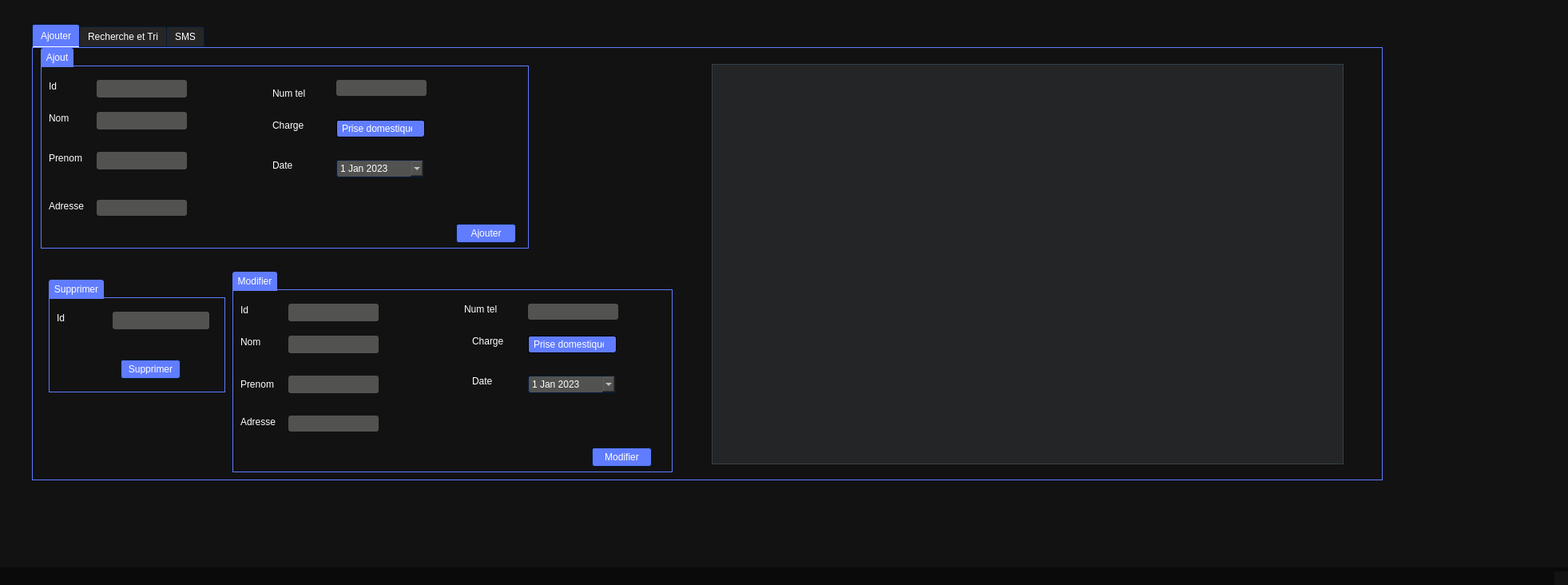
<?xml version="1.0" encoding="UTF-8"?>
<ui version="4.0">
 <class>MainWindow</class>
 <widget class="QMainWindow" name="MainWindow">
  <property name="geometry">
   <rect>
    <x>0</x>
    <y>0</y>
    <width>1963</width>
    <height>732</height>
   </rect>
  </property>
  <property name="windowTitle">
   <string>MainWindow</string>
  </property>
  <property name="styleSheet">
   <string notr="true">/*-----QWidget-----*/
QWidget
{
	background-color: #121212;
	color: #ffffff;
	border-color: #051a39;

}


/*-----QLabel-----*/
QLabel
{
	background-color: transparent;
	color: #ffffff;

}


QLabel::disabled
{
	background-color: transparent;
	color: #656565;

}


/*-----QMenuBar-----*/
QMenuBar
{
	background-color: #0a0a0a;
	color: #ffffff;
	border-color: #051a39;

}


QMenuBar::disabled
{
	background-color: #404040;
	color: #656565;
	border-color: #051a39;

}


QMenuBar::item
{
    background-color: transparent;

}


QMenuBar::item:selected
{
    background-color: #607cff;
    border: 1px solid #41cd52;

}


QMenuBar::item:pressed
{
    background-color: #4969ff;
    border: 1px solid #000;
    margin-bottom: -1px;
    padding-bottom: 1px;

}


/*-----QMenu-----*/
QMenu
{
    background-color: #121212;
    border: 1px solid;
    color: #ffffff;

}


QMenu::separator
{
    height: 1px;
    background-color: #6d8eff;
    color: #ffffff;
    padding-left: 4px;
    margin-left: 10px;
    margin-right: 5px;

}


QMenu::item
{
    min-width : 150px;
    padding: 3px 20px 3px 20px;

}


QMenu::item:selected
{
    background-color: #4969ff;
    color: #ffffff;

}


QMenu::item:disabled
{
    color: #262626;
}


/*-----QToolTip-----*/
QToolTip
{
	border : 1px solid #000000;
	background-color: #26264f;
	color: #ffffff;
	border-color: #051a39;

}


/*-----QPushButton-----*/
QPushButton
{
	background-color: #607cff;
	color: #ffffff;
	border-style: solid;
	border-width: 1px;
	border-radius: 3px;
	border-color: #051a39;
	padding: 5px;

}


QPushButton::disabled
{
	background-color: #404040;
	color: #656565;
	border-color: #051a39;

}


QPushButton::hover
{
	background-color: #8399ff;
	color: #ffffff;
	border-style: solid;
	border-width: 1px;
	border-radius: 3px;
	border-color: #051a39;
	padding: 5px;

}


QPushButton::pressed
{
	background-color: #4969ff;
	color: #ffffff;
	border-style: solid;
	border-width: 1px;
	border-radius: 3px;
	border-color: #051a39;
	padding: 5px;

}


/*-----QToolButton-----*/
QToolButton
{
	background-color: #607cff;
	color: #ffffff;
	border-width: 1px;
	border-radius: 3px;
	border-color: #051a39;
	padding: 3px;

}


QToolButton::disabled
{
	background-color: #404040;
	color: #656565;
	border-color: #051a39;

}


QToolButton::hover
{
	background-color: #8399ff;
	color: #ffffff;
	border-width: 1px;
	border-radius: 3px;
	border-color: #051a39;
	padding: 3px;

}


QToolButton::pressed
{
	background-color: #4969ff;
	color: #ffffff;
	border-width: 1px;
	border-radius: 3px;
	border-color: #051a39;
	padding: 3px;

}


/*-----QComboBox-----*/
QComboBox
{
    background-color: #607cff;
    border: 1px solid;
    border-radius: 3px;
    padding-left: 6px;
    color: #ffffff;
    height: 20px;

}


QComboBox::disabled
{
	background-color: #404040;
	color: #656565;
	border-color: #051a39;

}


QComboBox:hover
{
    background-color: #8399ff;

}


QComboBox:on
{
    background-color: #4969ff;

}


QComboBox QAbstractItemView
{
    background-color: #383838;
    color: #ffffff;
    border: 1px solid black;
    selection-background-color: #4969ff;
    selection-color: #ffffff;
    outline: 0;

}


QComboBox::drop-down
{
    subcontrol-origin: padding;
    subcontrol-position: top right;
    width: 15px;
    border-left-width: 0px;
    border-left-color: darkgray;
    border-left-style: solid; 
    border-top-right-radius: 3px; 
    border-bottom-right-radius: 3px;

}


QComboBox::down-arrow
{
    image: url(://arrow-down.png);
    width: 8px;
    height: 8px;
}


/*-----QSpinBox &amp; QDoubleSpinBox &amp; QDateTimeEdit-----*/
QSpinBox, 
QDoubleSpinBox,
QDateTimeEdit
{
	background-color: #525251;
	color: #ffffff;
	border: 1px solid #051a39;
	border-radius: 3px;
	padding : 2px;

}


QSpinBox::disabled, 
QDoubleSpinBox::disabled,
QDateTimeEdit::disabled
{
	background-color: #404040;
	color: #656565;
	border-color: #051a39;

}


QSpinBox:hover, 
QDoubleSpinBox::hover,
QDateTimeEdit::hover
{
    background-color: #626262;
    border: 1px solid #607cff;
    color:  #fff;
    padding: 2px

}


QSpinBox::up-button, QSpinBox::down-button,
QDoubleSpinBox::up-button, QDoubleSpinBox::down-button,
QDateTimeEdit::up-button, QDateTimeEdit::down-button
{
    background-color: #607cff;
	border-radius: 2px;

}


QSpinBox::disabled, 
QDoubleSpinBox::disabled,
QDateTimeEdit::disabled
{
	background-color: #404040;
	color: #656565;
	border-color: #051a39;

}


QSpinBox::up-button:hover, QSpinBox::down-button:hover,
QDoubleSpinBox::up-button:hover, QDoubleSpinBox::down-button:hover,
QDateTimeEdit::up-button:hover, QDateTimeEdit::down-button:hover
{
    background-color: #8399ff;
    border: 1px solid #8399ff;

}


QSpinBox::up-button:disabled, QSpinBox::down-button:disabled,
QDoubleSpinBox::up-button:disabled, QDoubleSpinBox::down-button:disabled,
QDateTimeEdit::up-button:disabled, QDateTimeEdit::down-button:disabled
{
	background-color: #404040;
	color: #656565;
	border-color: #051a39;

}


QSpinBox::up-button:pressed, QSpinBox::down-button:pressed,
QDoubleSpinBox::up-button:pressed, QDoubleSpinBox::down-button::pressed,
QDateTimeEdit::up-button:pressed, QDateTimeEdit::down-button::pressed
{
    background-color: #4969ff;
    border: 1px solid #4969ff;

}


QSpinBox::down-arrow,
QDoubleSpinBox::down-arrow,
QDateTimeEdit::down-arrow
{
    image: url(://arrow-down.png);
    width: 7px;

}


QSpinBox::up-arrow,
QDoubleSpinBox::up-arrow,
QDateTimeEdit::up-arrow
{
    image: url(://arrow-up.png);
    width: 7px;

}


/*-----QLineEdit-----*/
QLineEdit
{
	background-color: #525251;
	color: #ffffff;
	border-width: 1px;
	border-radius: 3px;
	border-color: #051a39;
	padding: 2px;

}


QLineEdit::disabled
{
	background-color: #404040;
	color: #656565;
	border-width: 1px;
	border-radius: 3px;
	border-color: #051a39;
	padding: 2px;

}


/*-----QTextEdit-----*/
QTextEdit
{
	background-color: #ffffff;
	color: #010201;
	border-color: #051a39;

}


QTextEdit::disabled
{
	background-color: #404040;
	color: #656565;
	border-color: #051a39;

}


/*-----QGroupBox-----*/
QGroupBox 
{
    border: 1px solid;
    border-color: #607cff;
    margin-top: 22px;

}


QGroupBox::title  
{
    background-color: #607cff;
    color: #ffffff;
    subcontrol-origin: margin;
    subcontrol-position: top left;
    padding: 5px;
	border-top-left-radius: 3px;
	border-top-right-radius: 3px;

}


QGroupBox::title::disabled
{
	background-color: #404040;
	color: #656565;
    subcontrol-origin: margin;
    subcontrol-position: top left;
    padding: 5px;
	border-top-left-radius: 3px;
	border-top-right-radius: 3px;

}


/*-----QCheckBox-----*/
QCheckBox::indicator
{
    color: #b1b1b1;
    background-color: #323232;
    border: 1px solid #b1b1b1;
    width: 12px;
    height: 12px;

}


QCheckBox::indicator:checked
{
    image:url(://checkbox.png);
    border: 1px solid #607cff;

}


QCheckBox::indicator:unchecked:hover
{
    border: 1px solid #607cff;

}


QCheckBox::disabled
{
	color: #656565;

}


QCheckBox::indicator:disabled
{
	background-color: #656565;
	color: #656565;
    border: 1px solid #656565;

}


/*-----QRadioButton-----*/
QRadioButton::indicator::unchecked
{ 
	border: 2px inset gray; 
	border-radius: 5px; 
	background-color:  #fff;
	width: 9px; 
	height: 9px; 

}


QRadioButton::indicator::unchecked:hover
{ 
	border: 2px solid #607cff; 
	border-radius: 5px; 
	background-color:  #fff;
	width: 9px; 
	height: 9px; 

}


QRadioButton::indicator::checked
{ 
	border: 2px inset darkgray; 
	border-radius: 5px; 
	background-color: #4969ff; 
	width: 9px; 
	height: 9px; 

}


QRadioButton::disabled
{
	color: #656565;

}


QRadioButton::indicator:disabled
{
	background-color: #656565;
	color: #656565;
    border: 2px solid #656565;

}


/*-----QTableView &amp; QTableWidget-----*/
QTableView
{
    background-color: #242526;
    border: 1px solid #32414B;
    color: #f0f0f0;
    gridline-color: #8faaff;
    outline : 0;

}


QTableView::disabled
{
    background-color: #242526;
    border: 1px solid #32414B;
    color: #656565;
    gridline-color: #656565;
    outline : 0;

}


QTableView::item:hover 
{
    background-color: #26264f;
    color: #f0f0f0;

}


QTableView::item:selected 
{
    background-color: #1a1b1c;
    border: 2px solid #4969ff;
    color: #F0F0F0;

}


QTableView::item:selected:disabled
{
    background-color: #1a1b1c;
    border: 2px solid #525251;
    color: #656565;

}


QTableCornerButton::section
{
    background-color: #505050;
    color: #fff;

}


QHeaderView::section
{
    background-color: #525251;
    color: #fff;
    text-align: left;
	padding: 4px;
	
}


QHeaderView::section:disabled
{
    background-color: #525251;
    color: #656565;

}


QHeaderView::section:checked
{
    color: #fff;
    background-color: #4969ff;

}


QHeaderView::section:checked:disabled
{
    color: #656565;
    background-color: #525251;

}


QHeaderView::section::vertical::first,
QHeaderView::section::vertical::only-one
{
    border-top: 1px solid #353635;

}


QHeaderView::section::vertical
{
    border-top: 1px solid #353635;

}


QHeaderView::section::horizontal::first,
QHeaderView::section::horizontal::only-one
{
    border-left: 1px solid #353635;

}


QHeaderView::section::horizontal
{
    border-left: 1px solid #353635;

}


/*-----QTabWidget-----*/
QTabBar::tab
{
	background-color: #262626;
	color: #ffffff;
	border-style: solid;
	border-width: 1px;
	border-top-left-radius: 3px;
	border-top-right-radius: 3px;
	border-color: #051a39;
	padding: 5px;

}


QTabBar::tab:disabled
{
	background-color: #656565;
	color: #656565;

}


QTabWidget::pane 
{
	background-color: #262626;
	color: #ffffff;
    border: 1px solid;
    border-color: #607cff;

}


QTabBar::tab:selected
{
    background-color: #607cff;
	color: #ffffff;
	border-style: solid;
	border-width: 1px;
	border-top-left-radius: 3px;
	border-top-right-radius: 3px;
	border-color: #051a39;
	padding: 5px;

}


QTabBar::tab:selected:disabled
{
	background-color: #404040;
	color: #656565;

}


QTabBar::tab:!selected 
{
    background-color: #262626;

}


QTabBar::tab:!selected:hover 
{
    background-color: #8399ff;

}


QTabBar::tab:top:!selected 
{
    margin-top: 3px;

}


QTabBar::tab:bottom:!selected 
{
    margin-bottom: 3px;

}


QTabBar::tab:top, QTabBar::tab:bottom 
{
    min-width: 8ex;
    margin-right: -1px;
    padding: 5px 10px 5px 10px;

}


QTabBar::tab:top:selected 
{
    border-bottom-color: none;

}


QTabBar::tab:bottom:selected 
{
    border-top-color: none;

}


QTabBar::tab:top:last, QTabBar::tab:bottom:last,
QTabBar::tab:top:only-one, QTabBar::tab:bottom:only-one 
{
    margin-right: 0;

}


QTabBar::tab:left:!selected 
{
    margin-right: 3px;

}


QTabBar::tab:right:!selected
{
    margin-left: 3px;

}


QTabBar::tab:left, QTabBar::tab:right 
{
    min-height: 8ex;
    margin-bottom: -1px;
    padding: 10px 5px 10px 5px;

}


QTabBar::tab:left:selected 
{
    border-left-color: none;

}


QTabBar::tab:right:selected 
{
    border-right-color: none;

}


QTabBar::tab:left:last, QTabBar::tab:right:last,
QTabBar::tab:left:only-one, QTabBar::tab:right:only-one 
{
    margin-bottom: 0;

}


/*-----QSlider-----*/
QSlider::groove:horizontal 
{
	background-color: transparent;
	height: 5px;

}


QSlider::sub-page:horizontal 
{
	background-color: #607cff;

}


QSlider::add-page:horizontal 
{
	background-color: #666765;

}


QSlider::handle:horizontal 
{
	background-color: #607cff;
	width: 14px;
	margin-top: -6px;
	margin-bottom: -6px;
	border-radius: 3px;

}


QSlider::handle:horizontal:hover 
{
	background-color: #607cff;
	border-radius: 3px;

}


QSlider::sub-page:horizontal:disabled 
{
	background-color: #bbb;
	border-color: #999;

}


QSlider::add-page:horizontal:disabled 
{
	background-color: #eee;
	border-color: #999;

}


QSlider::handle:horizontal:disabled 
{
	background-color: #eee;
	border: 1px solid #aaa;
	border-radius: 3px;

}


QSlider::groove:vertical 
{
	background-color: transparent;
	width: 5px;

}


QSlider::sub-page:vertical 
{
	background-color: #607cff;

}


QSlider::add-page:vertical 
{
	background-color: #666765;

}


QSlider::handle:vertical 
{
	background-color: #607cff;
	height: 14px;
	margin-left: -6px;
	margin-right: -6px;
	border-radius: 3px;

}


QSlider::handle:vertical:hover 
{
	background-color: #607cff;
	border-radius: 3px;

}


QSlider::sub-page:vertical:disabled 
{
	background-color: #bbb;
	border-color: #999;

}


QSlider::add-page:vertical:disabled 
{
	background-color: #eee;
	border-color: #999;

}


QSlider::handle:vertical:disabled 
{
	background-color: #eee;
	border: 1px solid #aaa;
	border-radius: 3px;

}


/*-----QDial-----*/
QDial
{
	background-color: #607cff;

}


QDial::disabled
{
	background-color: #404040;

}


/*-----QScrollBar-----*/
QScrollBar:horizontal
{
    border: 1px solid #222222;
    background-color: #3d3d3d;
    height: 13px;
    margin: 0px 16px 0 16px;

}


QScrollBar::handle:horizontal
{
    background: #607cff;
    min-height: 20px;

}


QScrollBar::add-line:horizontal
{
    border: 1px solid #1b1b19;
    background-color: #607cff;
    width: 14px;
    subcontrol-position: right;
    subcontrol-origin: margin;

}


QScrollBar::sub-line:horizontal
{
    border: 1px solid #1b1b19;
    background-color: #607cff;
    width: 14px;
    subcontrol-position: left;
    subcontrol-origin: margin;

}


QScrollBar::right-arrow:horizontal
{
    image: url(://arrow-right.png);
    width: 6px;
    height: 6px;

}


QScrollBar::left-arrow:horizontal
{
    image: url(://arrow-left.png);
    width: 6px;
    height: 6px;

}


QScrollBar::add-page:horizontal, QScrollBar::sub-page:horizontal
{
    background: none;

}


QScrollBar:vertical
{
    background-color: #3d3d3d;
    width: 13px;
    margin: 16px 0 16px 0;
    border: 1px solid #222222;

}


QScrollBar::handle:vertical
{
    background-color: #607cff;
    min-height: 20px;

}


QScrollBar::add-line:vertical
{
    border: 1px solid #1b1b19;
    background-color: #607cff;
    height: 14px;
    subcontrol-position: bottom;
    subcontrol-origin: margin;

}


QScrollBar::sub-line:vertical
{
    border: 1px solid #1b1b19;
    background-color: #607cff;
    height: 14px;
    subcontrol-position: top;
    subcontrol-origin: margin;

}


QScrollBar::up-arrow:vertical
{
    image: url(://arrow-up.png);
    width: 6px;
    height: 6px;

}


QScrollBar::down-arrow:vertical
{
    image: url(://arrow-down.png);
    width: 6px;
    height: 6px;

}


QScrollBar::add-page:vertical, QScrollBar::sub-page:vertical
{
    background: none;

}


/*-----QProgressBar-----*/
QProgressBar
{
	background-color: #383838;
	color: #ffffff;
	border: 1px solid #607cff;
	border-radius: 3px;
	text-align: center;

}


QProgressBar::chunk {
	background-color: #607cff;
	color: #fff;

}


QProgressBar::chunk:disabled {
	background-color: #656565;
	border: 1px solid #aaa;
	color: #656565;
}


/*-----QStatusBar-----*/
QStatusBar
{
	background-color: #0a0a0a;
	color: #ffffff;
	border-color: #051a39;

}


</string>
  </property>
  <widget class="QWidget" name="centralwidget">
   <widget class="QTabWidget" name="tabWidget">
    <property name="geometry">
     <rect>
      <x>40</x>
      <y>30</y>
      <width>1691</width>
      <height>571</height>
     </rect>
    </property>
    <property name="currentIndex">
     <number>0</number>
    </property>
    <widget class="QWidget" name="Ajouter">
     <attribute name="title">
      <string>Ajouter</string>
     </attribute>
     <widget class="QGroupBox" name="groupBox">
      <property name="geometry">
       <rect>
        <x>10</x>
        <y>0</y>
        <width>611</width>
        <height>251</height>
       </rect>
      </property>
      <property name="title">
       <string>Ajout</string>
      </property>
      <widget class="QLabel" name="label">
       <property name="geometry">
        <rect>
         <x>10</x>
         <y>40</y>
         <width>56</width>
         <height>16</height>
        </rect>
       </property>
       <property name="text">
        <string>Id</string>
       </property>
      </widget>
      <widget class="QLabel" name="label_2">
       <property name="geometry">
        <rect>
         <x>10</x>
         <y>80</y>
         <width>56</width>
         <height>16</height>
        </rect>
       </property>
       <property name="text">
        <string>Nom</string>
       </property>
      </widget>
      <widget class="QLabel" name="label_3">
       <property name="geometry">
        <rect>
         <x>10</x>
         <y>130</y>
         <width>56</width>
         <height>16</height>
        </rect>
       </property>
       <property name="text">
        <string>Prenom</string>
       </property>
      </widget>
      <widget class="QLineEdit" name="le_id">
       <property name="geometry">
        <rect>
         <x>70</x>
         <y>40</y>
         <width>113</width>
         <height>22</height>
        </rect>
       </property>
      </widget>
      <widget class="QLineEdit" name="le_nom">
       <property name="geometry">
        <rect>
         <x>70</x>
         <y>80</y>
         <width>113</width>
         <height>22</height>
        </rect>
       </property>
      </widget>
      <widget class="QLineEdit" name="le_prenom">
       <property name="geometry">
        <rect>
         <x>70</x>
         <y>130</y>
         <width>113</width>
         <height>22</height>
        </rect>
       </property>
      </widget>
      <widget class="QPushButton" name="pb_ajouter">
       <property name="geometry">
        <rect>
         <x>520</x>
         <y>220</y>
         <width>75</width>
         <height>24</height>
        </rect>
       </property>
       <property name="text">
        <string>Ajouter</string>
       </property>
      </widget>
      <widget class="QLabel" name="label_8">
       <property name="geometry">
        <rect>
         <x>10</x>
         <y>190</y>
         <width>56</width>
         <height>16</height>
        </rect>
       </property>
       <property name="text">
        <string>Adresse</string>
       </property>
      </widget>
      <widget class="QLineEdit" name="le_adresse">
       <property name="geometry">
        <rect>
         <x>70</x>
         <y>190</y>
         <width>113</width>
         <height>20</height>
        </rect>
       </property>
      </widget>
      <widget class="QLineEdit" name="le_num">
       <property name="geometry">
        <rect>
         <x>370</x>
         <y>40</y>
         <width>113</width>
         <height>20</height>
        </rect>
       </property>
      </widget>
      <widget class="QLabel" name="label_10">
       <property name="geometry">
        <rect>
         <x>290</x>
         <y>50</y>
         <width>47</width>
         <height>14</height>
        </rect>
       </property>
       <property name="text">
        <string>Num tel</string>
       </property>
      </widget>
      <widget class="QLabel" name="label_11">
       <property name="geometry">
        <rect>
         <x>290</x>
         <y>90</y>
         <width>47</width>
         <height>14</height>
        </rect>
       </property>
       <property name="text">
        <string>Charge</string>
       </property>
      </widget>
      <widget class="QLabel" name="label_16">
       <property name="geometry">
        <rect>
         <x>290</x>
         <y>140</y>
         <width>47</width>
         <height>14</height>
        </rect>
       </property>
       <property name="text">
        <string>Date</string>
       </property>
      </widget>
      <widget class="QDateEdit" name="le_date">
       <property name="geometry">
        <rect>
         <x>370</x>
         <y>140</y>
         <width>110</width>
         <height>22</height>
        </rect>
       </property>
       <property name="currentSection">
        <enum>QDateTimeEdit::DaySection</enum>
       </property>
       <property name="calendarPopup">
        <bool>true</bool>
       </property>
       <property name="date">
        <date>
         <year>2023</year>
         <month>1</month>
         <day>1</day>
        </date>
       </property>
      </widget>
      <widget class="QComboBox" name="le_charge">
       <property name="geometry">
        <rect>
         <x>370</x>
         <y>90</y>
         <width>111</width>
         <height>22</height>
        </rect>
       </property>
       <item>
        <property name="text">
         <string>Prise domestique</string>
        </property>
       </item>
       <item>
        <property name="text">
         <string>Prise type 2</string>
        </property>
       </item>
       <item>
        <property name="text">
         <string>Prise type 3</string>
        </property>
       </item>
       <item>
        <property name="text">
         <string>Prise combo</string>
        </property>
       </item>
       <item>
        <property name="text">
         <string>Prise CHAdeMO</string>
        </property>
       </item>
      </widget>
     </widget>
     <widget class="QTableView" name="tab_client">
      <property name="geometry">
       <rect>
        <x>850</x>
        <y>20</y>
        <width>791</width>
        <height>501</height>
       </rect>
      </property>
     </widget>
     <widget class="QGroupBox" name="groupBox_2">
      <property name="geometry">
       <rect>
        <x>20</x>
        <y>290</y>
        <width>221</width>
        <height>141</height>
       </rect>
      </property>
      <property name="title">
       <string>Supprimer</string>
      </property>
      <widget class="QLabel" name="label_5">
       <property name="geometry">
        <rect>
         <x>10</x>
         <y>40</y>
         <width>56</width>
         <height>16</height>
        </rect>
       </property>
       <property name="text">
        <string>Id</string>
       </property>
      </widget>
      <widget class="QLineEdit" name="le_id_supp">
       <property name="geometry">
        <rect>
         <x>80</x>
         <y>40</y>
         <width>121</width>
         <height>22</height>
        </rect>
       </property>
      </widget>
      <widget class="QPushButton" name="pb_supprimer">
       <property name="geometry">
        <rect>
         <x>90</x>
         <y>100</y>
         <width>75</width>
         <height>24</height>
        </rect>
       </property>
       <property name="text">
        <string>Supprimer</string>
       </property>
      </widget>
     </widget>
     <widget class="QGroupBox" name="groupBox_4">
      <property name="geometry">
       <rect>
        <x>250</x>
        <y>280</y>
        <width>551</width>
        <height>251</height>
       </rect>
      </property>
      <property name="title">
       <string>Modifier</string>
      </property>
      <widget class="QLabel" name="label_4">
       <property name="geometry">
        <rect>
         <x>10</x>
         <y>40</y>
         <width>56</width>
         <height>16</height>
        </rect>
       </property>
       <property name="text">
        <string>Id</string>
       </property>
      </widget>
      <widget class="QLabel" name="label_6">
       <property name="geometry">
        <rect>
         <x>10</x>
         <y>80</y>
         <width>56</width>
         <height>16</height>
        </rect>
       </property>
       <property name="text">
        <string>Nom</string>
       </property>
      </widget>
      <widget class="QLabel" name="label_7">
       <property name="geometry">
        <rect>
         <x>10</x>
         <y>130</y>
         <width>51</width>
         <height>21</height>
        </rect>
       </property>
       <property name="text">
        <string>Prenom</string>
       </property>
      </widget>
      <widget class="QLineEdit" name="le_id_modifier">
       <property name="geometry">
        <rect>
         <x>70</x>
         <y>40</y>
         <width>113</width>
         <height>22</height>
        </rect>
       </property>
      </widget>
      <widget class="QLineEdit" name="le_nom_modifier">
       <property name="geometry">
        <rect>
         <x>70</x>
         <y>80</y>
         <width>113</width>
         <height>22</height>
        </rect>
       </property>
      </widget>
      <widget class="QLineEdit" name="le_prenom_modifier">
       <property name="geometry">
        <rect>
         <x>70</x>
         <y>130</y>
         <width>113</width>
         <height>22</height>
        </rect>
       </property>
      </widget>
      <widget class="QPushButton" name="pb_modifier">
       <property name="geometry">
        <rect>
         <x>450</x>
         <y>220</y>
         <width>75</width>
         <height>24</height>
        </rect>
       </property>
       <property name="text">
        <string>Modifier</string>
       </property>
      </widget>
      <widget class="QLabel" name="label_9">
       <property name="geometry">
        <rect>
         <x>10</x>
         <y>180</y>
         <width>56</width>
         <height>16</height>
        </rect>
       </property>
       <property name="text">
        <string>Adresse</string>
       </property>
      </widget>
      <widget class="QLineEdit" name="le_adresse_modifier">
       <property name="geometry">
        <rect>
         <x>70</x>
         <y>180</y>
         <width>113</width>
         <height>20</height>
        </rect>
       </property>
      </widget>
      <widget class="QLineEdit" name="le_num_modifier">
       <property name="geometry">
        <rect>
         <x>370</x>
         <y>40</y>
         <width>113</width>
         <height>20</height>
        </rect>
       </property>
      </widget>
      <widget class="QDateEdit" name="le_date_modifier">
       <property name="geometry">
        <rect>
         <x>370</x>
         <y>130</y>
         <width>110</width>
         <height>22</height>
        </rect>
       </property>
       <property name="currentSection">
        <enum>QDateTimeEdit::DaySection</enum>
       </property>
       <property name="calendarPopup">
        <bool>true</bool>
       </property>
       <property name="date">
        <date>
         <year>2023</year>
         <month>1</month>
         <day>1</day>
        </date>
       </property>
      </widget>
      <widget class="QLabel" name="label_12">
       <property name="geometry">
        <rect>
         <x>290</x>
         <y>40</y>
         <width>47</width>
         <height>14</height>
        </rect>
       </property>
       <property name="text">
        <string>Num tel</string>
       </property>
      </widget>
      <widget class="QLabel" name="label_17">
       <property name="geometry">
        <rect>
         <x>300</x>
         <y>80</y>
         <width>47</width>
         <height>14</height>
        </rect>
       </property>
       <property name="text">
        <string>Charge</string>
       </property>
      </widget>
      <widget class="QLabel" name="label_18">
       <property name="geometry">
        <rect>
         <x>300</x>
         <y>130</y>
         <width>47</width>
         <height>14</height>
        </rect>
       </property>
       <property name="text">
        <string>Date</string>
       </property>
      </widget>
      <widget class="QComboBox" name="le_charge_modifier">
       <property name="geometry">
        <rect>
         <x>370</x>
         <y>80</y>
         <width>111</width>
         <height>22</height>
        </rect>
       </property>
       <item>
        <property name="text">
         <string>Prise domestique</string>
        </property>
       </item>
       <item>
        <property name="text">
         <string>Prise type 2</string>
        </property>
       </item>
       <item>
        <property name="text">
         <string>Prise type 3</string>
        </property>
       </item>
       <item>
        <property name="text">
         <string>Prise combo</string>
        </property>
       </item>
       <item>
        <property name="text">
         <string>Prise CHAdeMO</string>
        </property>
       </item>
      </widget>
     </widget>
    </widget>
    <widget class="QWidget" name="rechercheettri">
     <attribute name="title">
      <string>Recherche et Tri</string>
     </attribute>
     <widget class="QTableView" name="tab_tri">
      <property name="geometry">
       <rect>
        <x>70</x>
        <y>330</y>
        <width>631</width>
        <height>171</height>
       </rect>
      </property>
     </widget>
     <widget class="QGroupBox" name="groupBox_5">
      <property name="geometry">
       <rect>
        <x>70</x>
        <y>160</y>
        <width>171</width>
        <height>131</height>
       </rect>
      </property>
      <property name="title">
       <string>Tri</string>
      </property>
      <widget class="QRadioButton" name="tri_id">
       <property name="geometry">
        <rect>
         <x>20</x>
         <y>40</y>
         <width>93</width>
         <height>20</height>
        </rect>
       </property>
       <property name="text">
        <string>Tri ID</string>
       </property>
      </widget>
      <widget class="QRadioButton" name="tri_nom">
       <property name="geometry">
        <rect>
         <x>20</x>
         <y>70</y>
         <width>93</width>
         <height>20</height>
        </rect>
       </property>
       <property name="text">
        <string>Tri Nom</string>
       </property>
      </widget>
      <widget class="QRadioButton" name="tri_date">
       <property name="geometry">
        <rect>
         <x>20</x>
         <y>100</y>
         <width>93</width>
         <height>20</height>
        </rect>
       </property>
       <property name="text">
        <string>Tri Date</string>
       </property>
      </widget>
     </widget>
    </widget>
    <widget class="QWidget" name="sms">
     <attribute name="title">
      <string>SMS</string>
     </attribute>
     <widget class="QGroupBox" name="groupBox_3">
      <property name="geometry">
       <rect>
        <x>20</x>
        <y>20</y>
        <width>341</width>
        <height>371</height>
       </rect>
      </property>
      <property name="title">
       <string>GroupBox</string>
      </property>
      <widget class="QLabel" name="label_13">
       <property name="geometry">
        <rect>
         <x>10</x>
         <y>30</y>
         <width>56</width>
         <height>16</height>
        </rect>
       </property>
       <property name="text">
        <string>Num :</string>
       </property>
      </widget>
      <widget class="QLineEdit" name="lineEdit_13">
       <property name="geometry">
        <rect>
         <x>70</x>
         <y>30</y>
         <width>171</width>
         <height>22</height>
        </rect>
       </property>
      </widget>
      <widget class="QLabel" name="label_15">
       <property name="geometry">
        <rect>
         <x>20</x>
         <y>80</y>
         <width>56</width>
         <height>16</height>
        </rect>
       </property>
       <property name="text">
        <string>Message</string>
       </property>
      </widget>
      <widget class="QLineEdit" name="lineEdit_15">
       <property name="geometry">
        <rect>
         <x>20</x>
         <y>110</y>
         <width>251</width>
         <height>151</height>
        </rect>
       </property>
      </widget>
     </widget>
    </widget>
   </widget>
  </widget>
  <widget class="QMenuBar" name="menubar">
   <property name="geometry">
    <rect>
     <x>0</x>
     <y>0</y>
     <width>1963</width>
     <height>22</height>
    </rect>
   </property>
  </widget>
  <widget class="QStatusBar" name="statusbar"/>
 </widget>
 <resources/>
 <connections/>
</ui>
